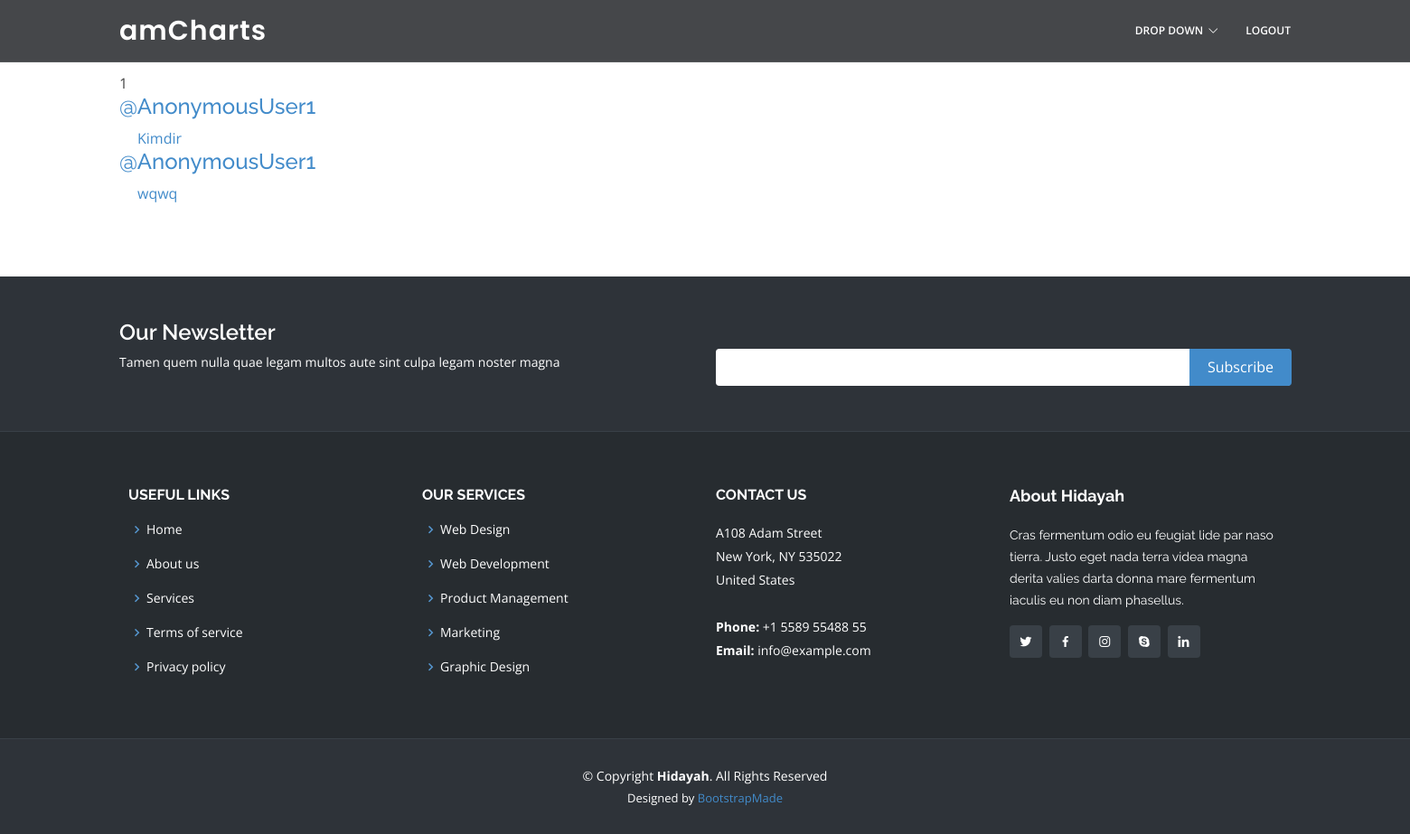
Page / (signed in) on the earlier database version.
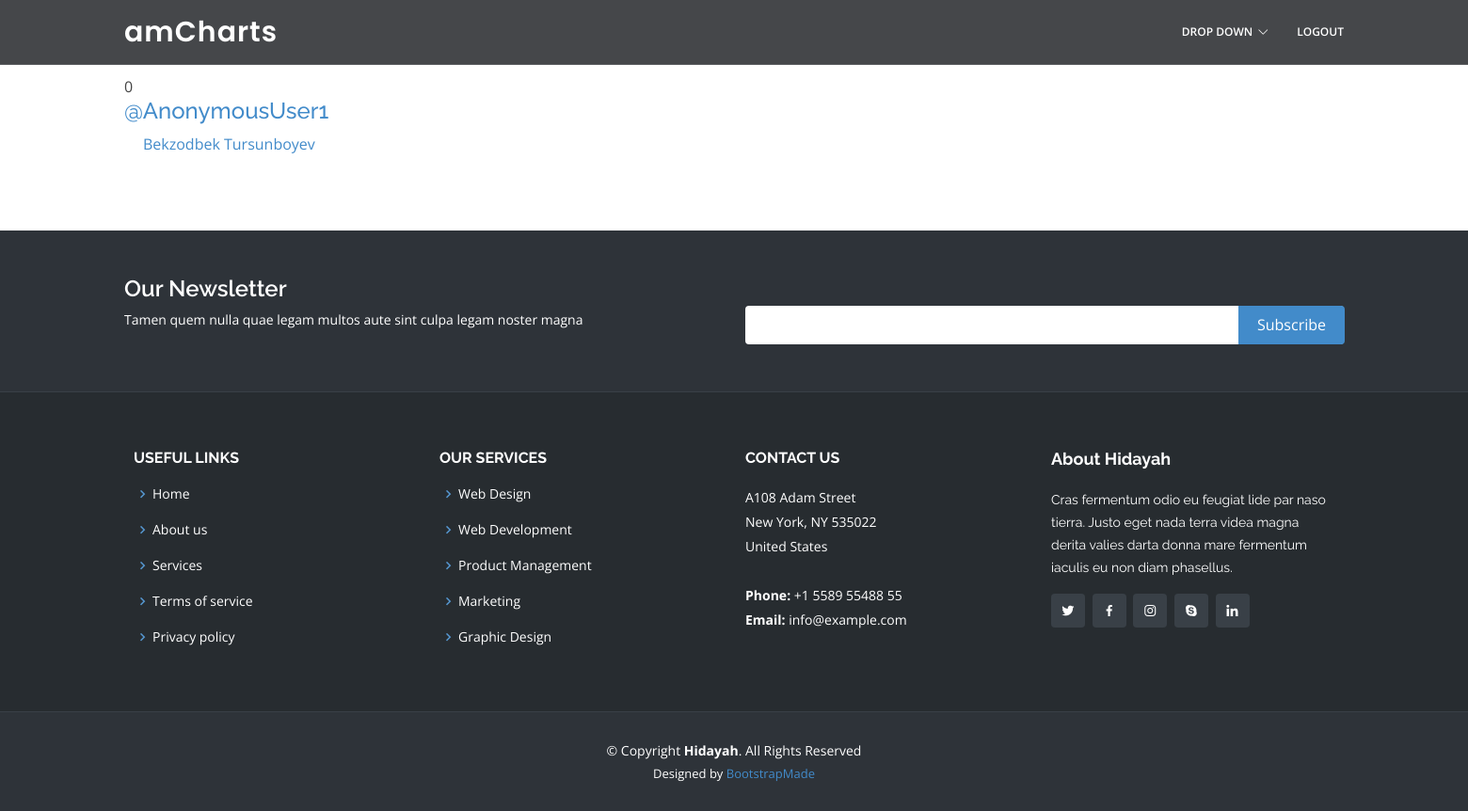
Same page on the later database version.
### chart/models.py (models this page shows, shortened)
class Chart(models.Model):
    author = models.ForeignKey(MyUser, on_delete=models.CASCADE,related_name='tanla' )
    name = models.CharField(max_length=150)
    slug = models.SlugField(unique=True)
    caption = models.TextField(max_length=700)
    created_on = models.DateTimeField(("date joined"), default=timezone.now)
    view_count = models.IntegerField(default=0)

class MyUser(AbstractUser):
    is_organiser = models.BooleanField(default=False)
    is_agent = models.BooleanField(default=False)
    following = models.ManyToManyField(
        "self", blank=True, related_name="followers", symmetrical=False
    )

### chart/views.py (the view)
# urls.py: path('', home, name="home"),
def home(request):
    charts_count = Chart.objects.count()
    user_count = User.objects.count()
    date_joined_count = User.objects.filter(date_joined__date=timezone.now()-timezone.timedelta(0)).count()
    users = User.objects.all().order_by('-id')[:date_joined_count]
    elem_count = Element.objects.count()
    following_actions = None
    created_on_count = None
    if request.user.is_authenticated:
        user = get_object_or_404(User, username=request.user)
        created_on_count = user.tanla.filter(created_on__date=timezone.now()).count()
        following_actions = user.followers.all().order_by('-id')[:5]
    contact = ContactUsForm()
    if request.method == "POST":
        contact = ContactUsForm(request.POST)
        if contact.is_valid():
            contact.save()
            return redirect('app:home')
    context = {
        "charts_count":charts_count,
        "user_count":user_count,
        "elem_count":elem_count,
        "following_actions":following_actions,
        "users":users,
        "created_on_count":created_on_count,
        "contact":contact
    }
    return render(request, 'pages/home.html', context)

### chart/forms.py
class ContactUsForm(forms.ModelForm):
    class Meta:
        model = ContactUs
        fields = ["name", "email", "subject", "message"]

### templates/pages/home.html (shortened to what this page needs)
{% extends 'layout/base.html' %}
{% block content %}
{% if request.user.is_authenticated %}
{% include 'includes/inner.html' %}
{% endif %}
{% endblock content %}

### templates/layout/base.html (shortened to what this page needs)
<!DOCTYPE html>
{% load static %}
<html lang="en">
<head>
    <link href="{% static 'assets/vendor/animate.css/animate.min.css' %}" rel="stylesheet">
    <link href="{% static 'assets/vendor/bootstrap/css/bootstrap.min.css' %}" rel="stylesheet">
    <link href="{% static 'assets/vendor/bootstrap-icons/bootstrap-icons.css' %}" rel="stylesheet">
    <link href="{% static 'assets/vendor/boxicons/css/boxicons.min.css' %}" rel="stylesheet">
    <link href="{% static 'assets/vendor/glightbox/css/glightbox.min.css' %}" rel="stylesheet">
    <link href="{% static 'assets/vendor/remixicon/remixicon.css' %}" rel="stylesheet">
    <link href="{% static 'assets/vendor/swiper/swiper-bundle.min.css' %}" rel="stylesheet">
    <link href="{% static 'assets/css/style.css' %}" rel="stylesheet">
    <link href="{% static 'css/style.css' %}" rel="stylesheet">
</head>
<body>
    {% include 'includes/header.html' %}
    {% block content %}
    {% endblock content %}
    {% include 'includes/footer.html' %}
</body>
</html>

### templates/includes/header.html (shortened to what this page needs)
<header id="header" class="fixed-top header-inner-pages">
    <div class="container d-flex align-items-center justify-content-between">
        <h1 class="logo"><a href="#">amCharts</a></h1>
        <nav id="navbar" class="navbar">
            <ul>
                <li class="dropdown"><a href="#"><span>Drop Down</span> <i class="bi bi-chevron-down"></i></a>
                </li>
                {% if request.user.is_authenticated %}
                <li><a class="nav-link scrollto" href="{% url 'logout' %}">LogOut</a></li>
                {% endif %}
            </ul>
        </nav>
    </div>
</header>

### templates/includes/inner.html (shortened to what this page needs)
<main id="main">
    <section class="inner-page">
      <div class="container">
        <div class=" d-flex">
          <div class="col-xl-10">
            {{ created_on_count }}
            {% for following in following_actions %}
            {% for element in following.tanla.all %}
            <h4><a style="text-decoration: none;" href="{% url 'app:profile' element.author.username %}">@{{ element.author.username }}</a></h4>
            <a style="margin-left: 20px;" href="{% url 'app:chart' element.slug %}">{{ element.name }}</a>
            {% endfor %}
            {% endfor %}
          </div>
          <div class="col-xl-10">
          </div>
        </div>
    </section>
  </main>

### templates/includes/footer.html (shortened to what this page needs)
<footer id="footer">
    <div class="footer-newsletter">
        <div class="container">
            <div class="row">
                <div class="col-lg-6">
                    <h4>Our Newsletter</h4>
                    <p>Tamen quem nulla quae legam multos aute sint culpa legam noster magna</p>
                </div>
                <div class="col-lg-6">
                    <form action="" method="post">
                        <input type="email" name="email"><input type="submit" value="Subscribe">
                    </form>
                </div>
            </div>
        </div>
    </div>
    <div class="footer-top">
        <div class="container-fluid">
            <div class="row justify-content-center">
                <div class="col-xl-10">
                    <div class="row">
                        <div class="col-lg-3 col-md-6 footer-links">
                            <h4>Useful Links</h4>
                            <ul>
                                <li><i class="bx bx-chevron-right"></i> <a href="#">Home</a></li>
                                <li><i class="bx bx-chevron-right"></i> <a href="#">About us</a></li>
                                <li><i class="bx bx-chevron-right"></i> <a href="#">Services</a></li>
                                <li><i class="bx bx-chevron-right"></i> <a href="#">Terms of service</a></li>
                                <li><i class="bx bx-chevron-right"></i> <a href="#">Privacy policy</a></li>
                            </ul>
                        </div>
                        <div class="col-lg-3 col-md-6 footer-links">
                            <h4>Our Services</h4>
                            <ul>
                                <li><i class="bx bx-chevron-right"></i> <a href="#">Web Design</a></li>
                                <li><i class="bx bx-chevron-right"></i> <a href="#">Web Development</a></li>
                                <li><i class="bx bx-chevron-right"></i> <a href="#">Product Management</a></li>
                                <li><i class="bx bx-chevron-right"></i> <a href="#">Marketing</a></li>
                                <li><i class="bx bx-chevron-right"></i> <a href="#">Graphic Design</a></li>
                            </ul>
                        </div>
                        <div class="col-lg-3 col-md-6 footer-contact">
                            <h4>Contact Us</h4>
                            <p>
                                A108 Adam Street <br>
                                New York, NY 535022<br>
                                United States <br><br>
                                <strong>Phone:</strong> +1 5589 55488 55<br>
                                <strong>Email:</strong> info@example.com<br>
                            </p>
                        </div>
                        <div class="col-lg-3 col-md-6 footer-info">
                            <h3>About Hidayah</h3>
                            <p>Cras fermentum odio eu feugiat lide par naso tierra. Justo eget nada terra videa
                                magna derita valies darta donna mare fermentum iaculis eu non diam phasellus.
                            </p>
                            <div class="social-links mt-3">
                                <a href="#" class="twitter"><i class="bx bxl-twitter"></i></a>
                                <a href="#" class="facebook"><i class="bx bxl-facebook"></i></a>
                                <a href="#" class="instagram"><i class="bx bxl-instagram"></i></a>
                                <a href="#" class="google-plus"><i class="bx bxl-skype"></i></a>
                                <a href="#" class="linkedin"><i class="bx bxl-linkedin"></i></a>
                            </div>
                        </div>
                    </div>
                </div>
            </div>
        </div>
    </div>
    <div class="container">
        <div class="copyright">
            &copy; Copyright <strong><span>Hidayah</span></strong>. All Rights Reserved
        </div>
        <div class="credits">
            Designed by <a href="https://bootstrapmade.com/">BootstrapMade</a>
        </div>
    </div>
</footer>

### static/assets/css/style.css (style rules this page uses)
body { font-family: "Open Sans", sans-serif; color: #444444; }
a { color: #428bca; text-decoration: none; }
h1, h2, h3, h4, h5, h6 { font-family: "Raleway", sans-serif; }
#header { transition: all 0.5s; z-index: 997; padding: 15px 0; border-bottom: 1px solid rgba(255, 255, 255, 0.1); }
#header.header-scrolled, #header.header-inner-pages { background: rgba(23, 26, 29, 0.8); }
#header .logo { font-size: 30px; margin: 0; padding: 0; line-height: 1; font-weight: 600; letter-spacing: 1px; font-family: "Poppins", sans-serif; }
#header .logo a { color: #fff; }
.navbar { padding: 0; }
.navbar ul { margin: 0; padding: 0; display: flex; list-style: none; align-items: center; }
.navbar li { position: relative; }
.navbar a, .navbar a:focus { display: flex; align-items: center; justify-content: space-between; padding: 10px 0 10px 30px; text-transform: uppercase; font-size: 12px; font-weight: 600; color: #fff; white-space: nowrap; transition: 0.3s; }
.navbar a i, .navbar a:focus i { font-size: 12px; line-height: 0; margin-left: 5px; }
section { padding: 80px 0; }
#footer { background: #2e3339; padding: 0 0 30px 0; color: #fff; font-size: 14px; }
#footer .footer-newsletter { padding: 50px 0; background: #2e3339; }
#footer .footer-newsletter h4 { font-size: 24px; margin: 0 0 10px 0; padding: 0; line-height: 1; font-weight: 600; }
#footer .footer-newsletter form { margin-top: 30px; background: #fff; padding: 6px 10px; position: relative; border-radius: 4px; }
#footer .footer-newsletter form input[type=email] { border: 0; padding: 4px; width: calc(100% - 100px); }
#footer .footer-newsletter form input[type=submit] { position: absolute; top: -3px; right: -4px; bottom: -3px; border: 0; background: none; font-size: 16px; padding: 0 20px 0 20px; margin: 3px; background: #428bca; color: #fff; transition: 0.3s; border-radius: 0 4px 4px 0; }
#footer .footer-top { background: #272c30; border-top: 1px solid #394047; border-bottom: 1px solid #394047; padding: 60px 0 30px 0; }
#footer .footer-top .footer-info { margin-bottom: 30px; }
#footer .footer-top .footer-info h3 { font-size: 18px; margin: 0 0 20px 0; padding: 2px 0 2px 0; line-height: 1; font-weight: 700; }
#footer .footer-top .footer-info p { font-size: 14px; line-height: 24px; margin-bottom: 0; font-family: "Raleway", sans-serif; color: #fff; }
#footer .footer-top .social-links a { font-size: 16px; display: inline-block; background: #394047; color: #fff; line-height: 1; padding: 10px 0; margin-right: 4px; border-radius: 4px; text-align: center; width: 36px; height: 36px; transition: 0.3s; }
#footer .footer-top h4 { font-size: 16px; font-weight: bold; color: #fff; text-transform: uppercase; position: relative; padding-bottom: 12px; }
#footer .footer-top .footer-links { margin-bottom: 30px; }
#footer .footer-top .footer-links ul { list-style: none; padding: 0; margin: 0; }
#footer .footer-top .footer-links ul i { padding-right: 2px; color: #5697d0; font-size: 18px; line-height: 1; }
#footer .footer-top .footer-links ul li { padding: 10px 0; display: flex; align-items: center; }
#footer .footer-top .footer-links ul li:first-child { padding-top: 0; }
#footer .footer-top .footer-links ul a { color: #fff; transition: 0.3s; display: inline-block; line-height: 1; }
#footer .footer-top .footer-contact { margin-bottom: 30px; }
#footer .footer-top .footer-contact p { line-height: 26px; }
#footer .copyright { text-align: center; padding-top: 30px; }
#footer .credits { padding-top: 5px; text-align: center; font-size: 13px; color: #fff; }

### static/css/style.css (style rules this page uses)
* { margin: 0; padding: 0; box-sizing: border-box; }

Differences in the rows shown:
removed Chart: author.username "AnonymousUser1", name "Kimdir"
removed Chart: author.username "AnonymousUser1", name "wqwq"
added Chart: author.username "AnonymousUser1", name "Bekzodbek Tursunboyev"
Other differences:
{{ created_on_count }}: "1" → "0"
